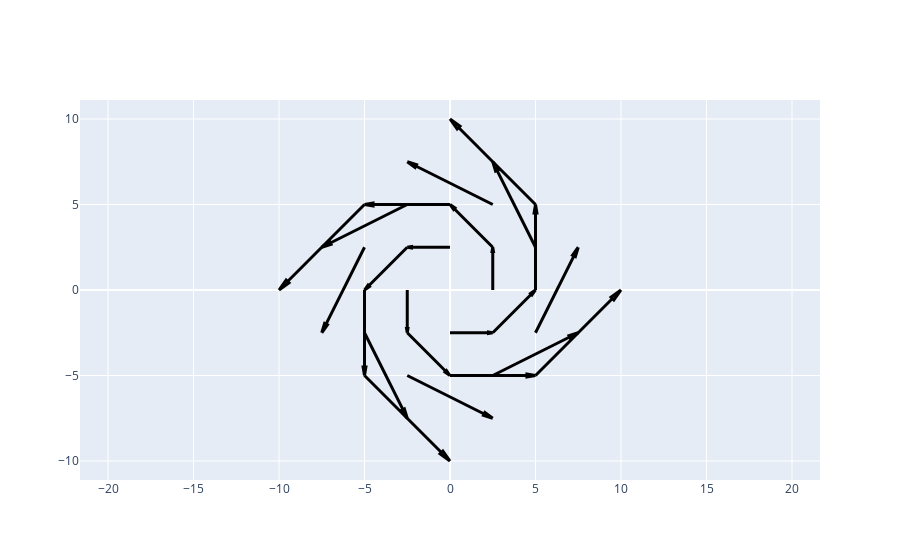

This figure's notebook cell:
### Code cell
f = vector(x=xx.flatten(),y=yy.flatten(), u=u.flatten(), v=v.flatten())

### Figure 1 — Plotly figure (JSON) as saved in the notebook; plotly's stock layout.template omitted (floating-point values rounded to 4 significant figures; data arrays with more than 128 entries replaced by an {"elided": "..."} marker saying what was removed)
{"data": [{"fill": "toself", "line": {"color": "black", "width": 3}, "mode": "lines", "opacity": 1, "type": "scatter", "x": {"elided": "200 float values"}, "y": {"elided": "200 float values"}}], "layout": {"autosize": true, "showlegend": false, "xaxis": {"autorange": true, "domain": [0, 1], "range": [-41.07, 41.07], "showgrid": true, "type": "linear", "zeroline": true}, "yaxis": {"autorange": true, "domain": [0, 1], "range": [-11.11, 11.11], "scaleanchor": "x", "scaleratio": 1, "showgrid": true, "type": "linear", "zeroline": true}}}
